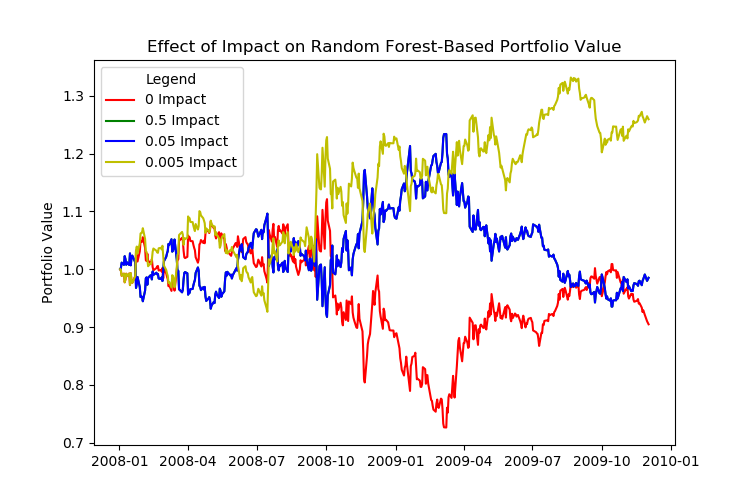

This figure's Python source:
"""MC2-P1: Market simulator.

Copyright 2018, Georgia Institute of Technology (Georgia Tech)
Atlanta, Georgia 30332
All Rights Reserved

Template code for CS 4646/7646

Georgia Tech asserts copyright ownership of this template and all derivative
works, including solutions to the projects assigned in this course. Students
and other users of this template code are advised not to share it with others
or to make it available on publicly viewable websites including repositories
such as github and gitlab.  This copyright statement should not be removed
or edited.

We do grant permission to share solutions privately with non-students such
as potential employers. However, sharing with other current or future
students of CS 7646 is prohibited and subject to being investigated as a
GT honor code violation.

-----do not edit anything above this line---

Student Name: omitted (replace with your name)
GT User ID: omitted
GT ID: omitted (replace with your GT ID)
"""

import matplotlib.pyplot as plt
import datetime as dt
import StrategyLearner
import marketsimcode as ms
import random
import numpy as np
import pandas as pd


def author():
    return 'omitted'


if __name__ == '__main__':
    random.seed(2712)
    np.random.seed(2712)
    startdt = dt.datetime(2008, 1, 1)
    enddt = dt.datetime(2009, 12, 31)
    syms = 'JPM'

    # I would expect it to perform worse because trades won't make sense
    learner_exp1 = StrategyLearner.StrategyLearner()
    learner_exp3 = StrategyLearner.StrategyLearner(impact=0.5)
    learner_exp4 = StrategyLearner.StrategyLearner(impact=0.05)
    learner_exp5 = StrategyLearner.StrategyLearner(impact=0.005)

    learner_exp1.addEvidence(syms, startdt, enddt, sv=100000)
    trading_sl_exp1 = learner_exp1.testPolicy(syms, startdt, enddt, sv=100000)
    orders_sl_exp1 = ms.shape_df_trades(trading_sl_exp1)
    sl_val_exp1 = ms.compute_portvals(orders_sl_exp1, start_val=100000, commission=0.00, impact=0.000)

    learner_exp3.addEvidence(syms, startdt, enddt, sv=100000)
    trading_sl_exp3 = learner_exp3.testPolicy(syms, startdt, enddt, sv=100000)
    orders_sl_exp3 = ms.shape_df_trades(trading_sl_exp3)
    sl_val_exp3 = ms.compute_portvals(orders_sl_exp3, start_val=100000, commission=0.00, impact=0.000)

    learner_exp4.addEvidence(syms, startdt, enddt, sv=100000)
    trading_sl_exp4 = learner_exp4.testPolicy(syms, startdt, enddt, sv=100000)
    orders_sl_exp4 = ms.shape_df_trades(trading_sl_exp4)
    sl_val_exp4 = ms.compute_portvals(orders_sl_exp4, start_val=100000, commission=0.00, impact=0.000)

    learner_exp5.addEvidence(syms, startdt, enddt, sv=100000)
    trading_sl_exp5 = learner_exp5.testPolicy(syms, startdt, enddt, sv=100000)
    orders_sl_exp5 = ms.shape_df_trades(trading_sl_exp5)
    sl_val_exp5 = ms.compute_portvals(orders_sl_exp5, start_val=100000, commission=0.00, impact=0.000)

    sl_norm_exp1 = ms.get_norm_data(sl_val_exp1)
    sl_norm_exp3 = ms.get_norm_data(sl_val_exp3)
    sl_norm_exp4 = ms.get_norm_data(sl_val_exp4)
    sl_norm_exp5 = ms.get_norm_data(sl_val_exp5)

    exp1_cnt = orders_sl_exp1[(orders_sl_exp1.Order != 'HOLD')].count()['Order']
    exp3_cnt = orders_sl_exp3[(orders_sl_exp3.Order != 'HOLD')].count()['Order']
    exp4_cnt = orders_sl_exp4[(orders_sl_exp4.Order != 'HOLD')].count()['Order']
    exp5_cnt = orders_sl_exp5[(orders_sl_exp5.Order != 'HOLD')].count()['Order']

    fig, ax1 = plt.subplots(figsize=(7.5, 5))
    ax1.plot(sl_norm_exp1, label='0 Impact', color='r')
    ax1.plot(sl_norm_exp3, label='0.5 Impact', color='g')
    ax1.plot(sl_norm_exp4, label='0.05 Impact', color='b')
    ax1.plot(sl_norm_exp5, label='0.005 Impact', color='y')
    ax1.set_ylabel('Portfolio Value')

    plt.legend(title='Legend')
    plt.title('Effect of Impact on Random Forest-Based Portfolio Value')
    fig.savefig('experiment2')

    performance_table = pd.DataFrame(data=[int(sl_val_exp1.iloc[-1]),
                                           int(sl_val_exp3.iloc[-1]),
                                           int(sl_val_exp4.iloc[-1]),
                                           int(sl_val_exp5.iloc[-1])],
                                     index=['Imp. 0.0', 'Imp. 0.5', 'Imp. 0.05', 'Imp. 0.005'],
                                     columns=['Portfolio Value'])
    performance_table['# of trades'] = [exp1_cnt, exp3_cnt, exp4_cnt, exp5_cnt]

    performance_table.to_csv('experiment2_tbl.csv')
